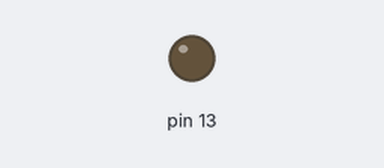
A sketch run on a simulated Arduino Uno, built with avr-gcc and run on an emulated ATmega328P. On the bench: output pins drawn as LEDs (lit = HIGH).

Above: at 0.7 s.
At 2.5 s:
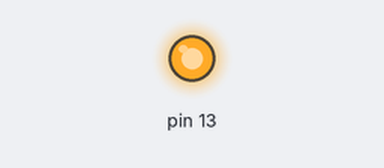
Timing chart, 0 to 3.0 s (numbered marks = the images above):
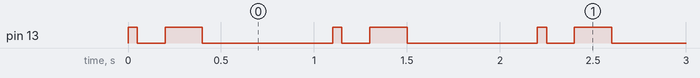

The sketch:

arduino01serce.ino
```cpp
void setup() {

   pinMode(13, OUTPUT);
}

void loop() {

  digitalWrite(13, HIGH);
  delay(50);
  digitalWrite(13, LOW);
  delay(150);

  digitalWrite(13, HIGH);
  delay(200);
  digitalWrite(13, LOW);
  delay(700);

}
```

Measured:
- by itself, pin 13: repeats every 1.1 s: LOW 0.15 s, HIGH 0.20 s, LOW 0.70 s, HIGH 0.05 s
- by itself, everything shown: repeats every 1.1 s, in 4 steps
